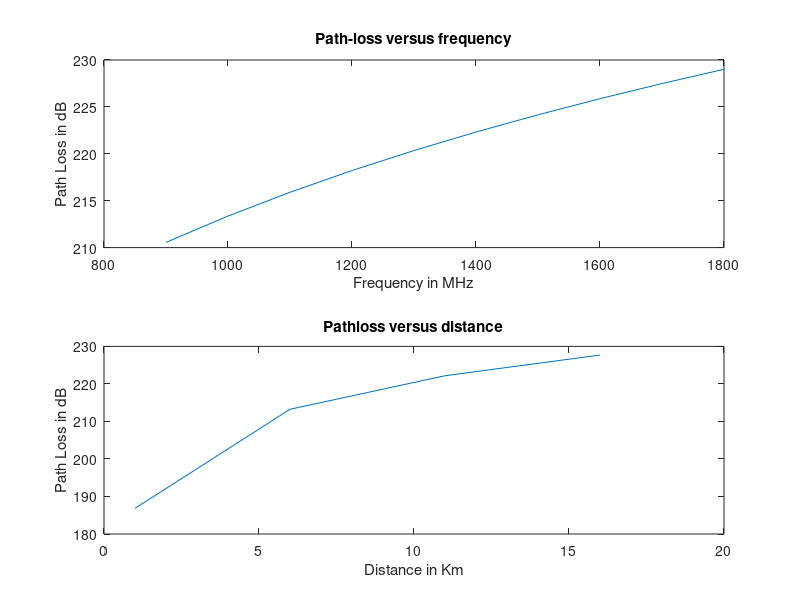

Write MATLAB code to recreate this figure.
clc;  
clear; 

d = 5; 
ht = 100; 
hr = 1; 
f = 900:100:1800; 

Ahr = (1.1*log(f) - 0.7)*hr - (1.56*log(f) - 0.8); 
PL = 69.55 + 26.16*log(f) - 13.83*log(ht) - Ahr + (44.9 - 6.55*log(ht))*log(d); 
disp(PL); 

subplot(2,1,1); 
plot(f, PL); 
title('Path-loss versus frequency'); 
xlabel('Frequency in MHz'); 
ylabel('Path Loss in dB'); 

d = 1:5:20; 
f = 900; 
Ahr = (1.1*log(f) - 0.7)*hr - (1.56*log(f) - 0.8); 
PL = 69.55 + 26.16*log(f) - 13.83*log(ht) - Ahr + (44.9 - 6.55*log(ht))*log(d); 
disp(PL); 

subplot(2,1,2); 
plot(d, PL); 
title('Pathloss versus distance'); 
xlabel('Distance in Km'); 
ylabel('Path Loss in dB'); 
